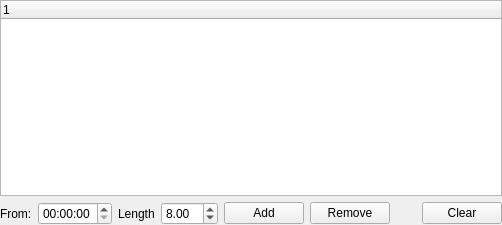
<ui version="4.0" >
 <author>Dag Andersen</author>
 <class>KPlato::IntervalEditBase</class>
 <widget class="QWidget" name="KPlato::IntervalEditBase" >
  <property name="geometry" >
   <rect>
    <x>0</x>
    <y>0</y>
    <width>502</width>
    <height>225</height>
   </rect>
  </property>
  <layout class="QVBoxLayout" name="verticalLayout" >
   <property name="margin" >
    <number>0</number>
   </property>
   <item>
    <widget class="QTreeWidget" name="intervalList" >
     <column>
      <property name="text" >
       <string>1</string>
      </property>
     </column>
    </widget>
   </item>
   <item>
    <layout class="QHBoxLayout" name="horizontalLayout" >
     <item>
      <widget class="QLabel" name="textLabel1" >
       <property name="text" >
        <string comment="Start time">From:</string>
       </property>
       <property name="wordWrap" >
        <bool>false</bool>
       </property>
       <property name="buddy" >
        <cstring>startTime</cstring>
       </property>
      </widget>
     </item>
     <item>
      <widget class="QTimeEdit" name="startTime" />
     </item>
     <item>
      <widget class="QLabel" name="textLabel2" >
       <property name="text" >
        <string>Length</string>
       </property>
       <property name="wordWrap" >
        <bool>false</bool>
       </property>
       <property name="buddy" >
        <cstring>length</cstring>
       </property>
      </widget>
     </item>
     <item>
      <widget class="QDoubleSpinBox" name="length" >
       <property name="maximum" >
        <double>24.000000000000000</double>
       </property>
       <property name="value" >
        <double>8.000000000000000</double>
       </property>
      </widget>
     </item>
     <item>
      <widget class="QPushButton" name="bAddInterval" >
       <property name="text" >
        <string>Add</string>
       </property>
      </widget>
     </item>
     <item>
      <widget class="QPushButton" name="bRemoveInterval" >
       <property name="text" >
        <string>Remove</string>
       </property>
      </widget>
     </item>
     <item>
      <spacer>
       <property name="orientation" >
        <enum>Qt::Horizontal</enum>
       </property>
       <property name="sizeHint" stdset="0" >
        <size>
         <width>40</width>
         <height>20</height>
        </size>
       </property>
      </spacer>
     </item>
     <item>
      <widget class="QPushButton" name="bClear" >
       <property name="text" >
        <string>Clear</string>
       </property>
      </widget>
     </item>
    </layout>
   </item>
  </layout>
 </widget>
 <layoutdefault spacing="6" margin="11" />
  <tabstops>
  <tabstop>intervalList</tabstop>
  <tabstop>startTime</tabstop>
  <tabstop>length</tabstop>
  <tabstop>bAddInterval</tabstop>
  <tabstop>bRemoveInterval</tabstop>
  <tabstop>bClear</tabstop>
 </tabstops>
 <resources/>
 <connections/>
</ui>
